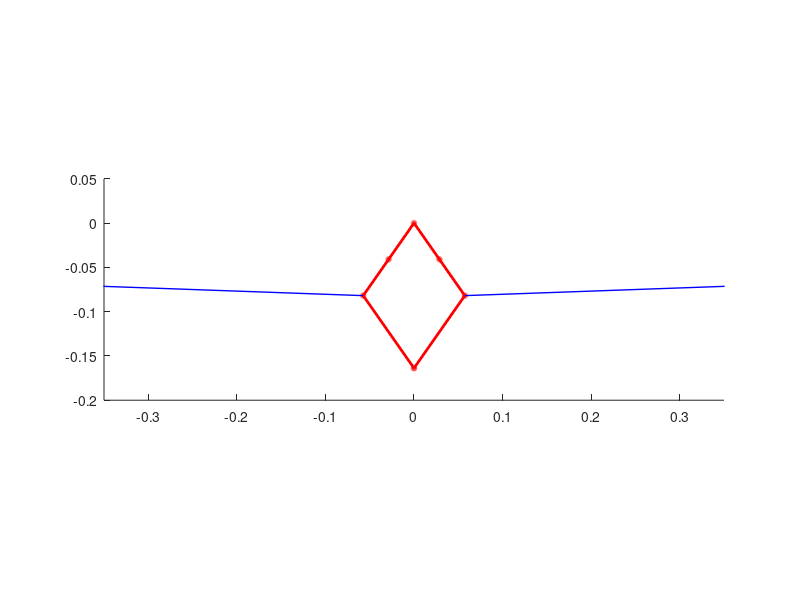
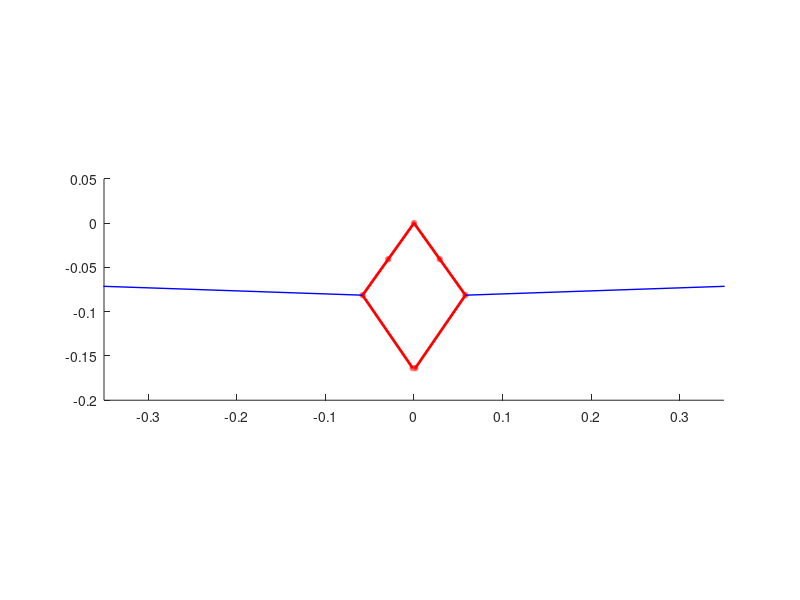
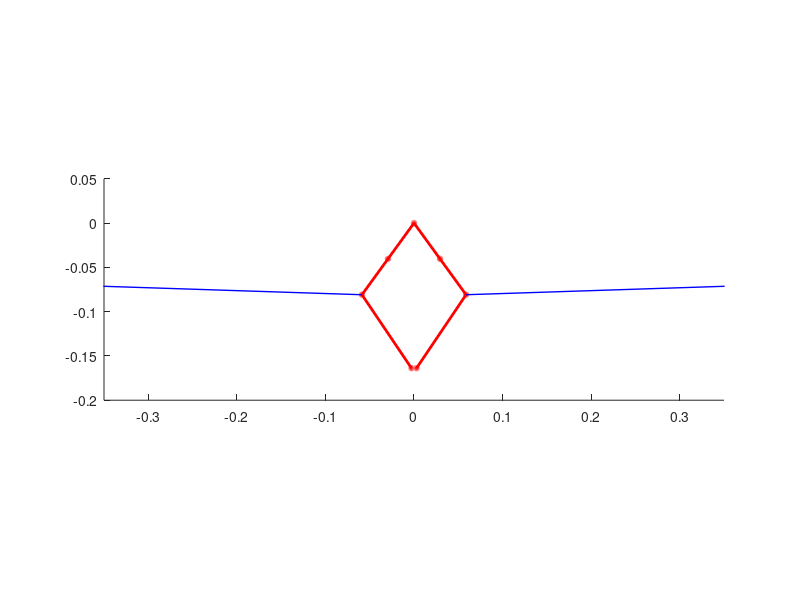
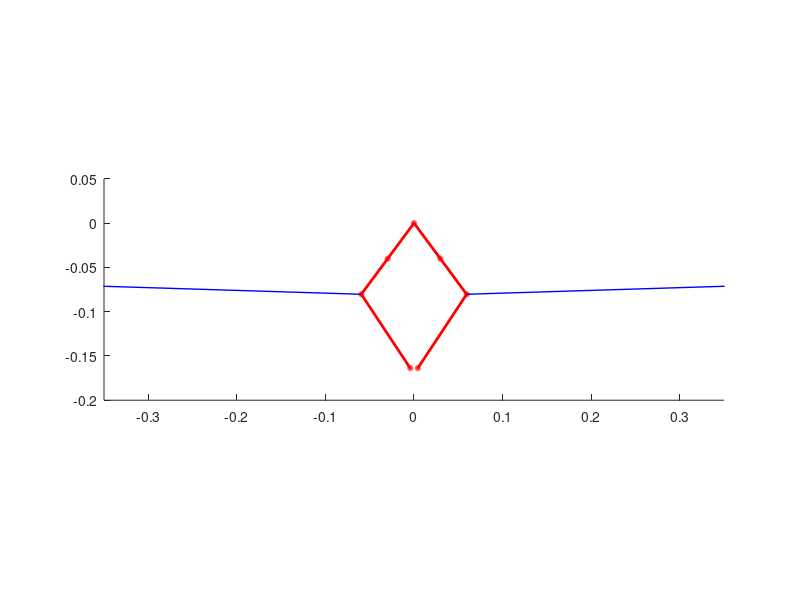

The MATLAB script that drew these images, in order:
clear all
close all

beta = 110*pi/180;
alpha1 = (pi-beta)/2;
alpha2 = alpha1;

L0 = 0.1;
Lp = 1.2 * 5e-2*5;

filename = 'testAnimated.gif';
n=1;

for alpha1 = [(pi-beta)/2:0.5*pi/180:45*pi/180]
h = figure(n);   

alpha2 = alpha1;

A1x = -sin(alpha1)*L0/2;
A1y = -cos(alpha1)*L0/2;
A1 = [A1x A1y];

B1x = -sin(alpha1)*L0;
B1y = -cos(alpha1)*L0;
B1 = [B1x B1y];

C1x = -sin(pi/4)*L0-Lp;
C1y = -cos(pi/4)*L0;
C1 = [C1x C1y];

D1x = B1x + cos(beta-pi/2+alpha1)*L0;
D1y = B1y - sin(beta-pi/2+alpha1)*L0;
D1 = [D1x D1y];

A2x = sin(alpha1)*L0/2;
A2y = -cos(alpha1)*L0/2;
A2 = [A2x A2y];

B2x = sin(alpha1)*L0;
B2y = -cos(alpha1)*L0;
B2 = [B2x B2y];

C2x = +sin(pi/4)*L0+Lp;
C2y = -cos(pi/4)*L0; 
C2 = [C2x C2y];

D2x = B2x - cos(beta-pi/2+alpha2)*L0;
D2y = B2y - sin(beta-pi/2+alpha2)*L0;
D2 = [D2x D2y];

hold on;
axis equal;
xlim([-0.35 0.35])
ylim([-0.2 0.05])
viscircles([0 0],0.002,'color','r');
viscircles(A1,0.002,'color','r');
viscircles(A2,0.002,'color','r');
viscircles(B1,0.002,'color','r');
viscircles(B2,0.002,'color','r');
viscircles(C1,0.002,'color','b');
viscircles(C2,0.002,'color','b');
viscircles(D1,0.002,'color','r');
viscircles(D2,0.002,'color','r');
line([0 B1x],[0 B1y],'color','r','Linewidth',2);
line([B1x D1x],[B1y D1y],'color','r','Linewidth',2);
line([B1x C1x],[B1y C1y],'color','b','Linewidth',1);

line([0 B2x],[0 B2y],'color','r','Linewidth',2);
line([B2x D2x],[B2y D2y],'color','r','Linewidth',2);
line([B2x C2x],[B2y C2y],'color','b','Linewidth',1);

s1 = 'Animation';
s2 = num2str(n);
s3 = '.png';

saveas(h,[pwd cat(2,'/Animation/Animation',num2str(n),'.png')]);
n=n+1;

end

